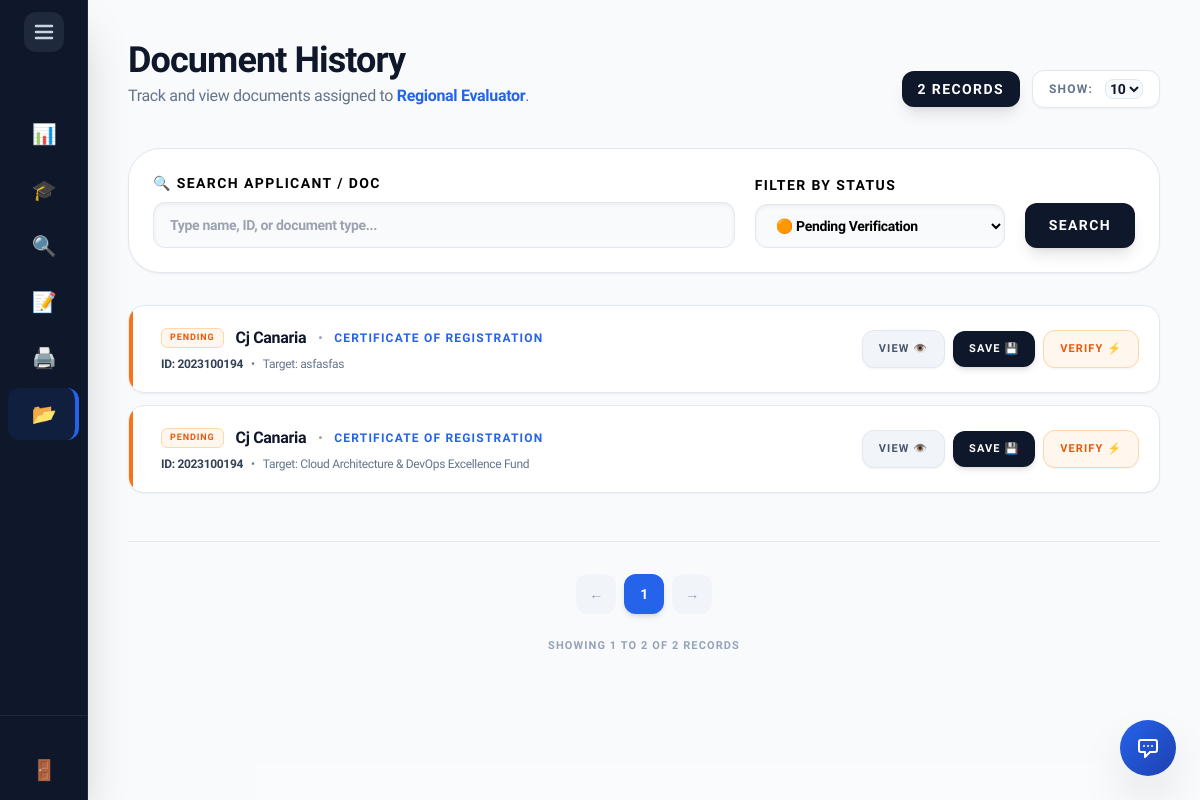
/external_admin/archive.php (signed in), run on the app's committed database.
### tables this page shows
CREATE TABLE `submitted_document` (
  `SubmittedDocID` int(11) NOT NULL AUTO_INCREMENT,
  `ApplicationID` int(11) NOT NULL,
  `RequirementID` int(11) NOT NULL,
  `FilePath` varchar(255) NOT NULL,
  `UploadDate` timestamp NOT NULL DEFAULT current_timestamp(),
  `VerificationStatus` varchar(50) DEFAULT 'Pending',
  PRIMARY KEY (`SubmittedDocID`),
  KEY `ApplicationID` (`ApplicationID`),
  KEY `RequirementID` (`RequirementID`),
  CONSTRAINT `submitted_document_ibfk_1` FOREIGN KEY (`ApplicationID`) REFERENCES `application` (`ApplicationID`) ON DELETE CASCADE,
  CONSTRAINT `submitted_document_ibfk_2` FOREIGN KEY (`RequirementID`) REFERENCES `document_requirement` (`RequirementID`) ON DELETE CASCADE
);

CREATE TABLE `users` (
  `UserID` int(11) NOT NULL AUTO_INCREMENT,
  `Username` varchar(50) NOT NULL,
  `Email` varchar(100) NOT NULL,
  `PasswordHash` varchar(255) NOT NULL,
  `FirstName` varchar(100) NOT NULL,
  `LastName` varchar(100) NOT NULL,
  `Role` enum('Student','Internal_Admin','External_Admin','Super_Admin') DEFAULT 'Student',
  `AccountStatus` varchar(20) DEFAULT 'Active',
  `StudentID_Num` varchar(50) DEFAULT NULL,
  `YearLevel` varchar(50) DEFAULT NULL,
  `GPA` decimal(4,2) DEFAULT NULL,
  `Major` varchar(100) DEFAULT NULL,
  `ProgramID` int(11) DEFAULT NULL,
  `Department` varchar(100) DEFAULT NULL,
  `Organization` varchar(100) DEFAULT NULL,
  `ContactNumber` varchar(20) DEFAULT NULL,
  `DateOfBirth` date DEFAULT NULL,
  `ProfilePicture` varchar(255) DEFAULT NULL,
  `ResetToken` varchar(255) DEFAULT NULL,
  `ResetTokenExpire` datetime DEFAULT NULL,
  `Gender` varchar(20) NOT NULL DEFAULT 'Not Specified',
  PRIMARY KEY (`UserID`),
  UNIQUE KEY `Username` (`Username`),
  UNIQUE KEY `Email` (`Email`)
);

CREATE TABLE `document_requirement` (
  `RequirementID` int(11) NOT NULL AUTO_INCREMENT,
  `ScholarshipID` int(11) NOT NULL,
  `DocumentName` varchar(100) NOT NULL,
  PRIMARY KEY (`RequirementID`),
  KEY `ScholarshipID` (`ScholarshipID`),
  CONSTRAINT `document_requirement_ibfk_1` FOREIGN KEY (`ScholarshipID`) REFERENCES `scholarship` (`ScholarshipID`) ON DELETE CASCADE
);

CREATE TABLE `scholarship` (
  `ScholarshipID` int(11) NOT NULL AUTO_INCREMENT,
  `ProgramID` int(11) NOT NULL,
  `YearLevel` varchar(50) DEFAULT NULL,
  `Name` varchar(150) NOT NULL,
  `Description` text DEFAULT NULL,
  `Deadline` date NOT NULL,
  `AwardAmount` decimal(10,2) DEFAULT NULL,
  `NumberOfSlots` int(11) DEFAULT NULL,
  `Status` varchar(20) DEFAULT 'Active',
  `MinimumGWA` decimal(4,2) DEFAULT 2.00,
  `CreatedBy` int(11) DEFAULT NULL,
  `GenderRequirement` varchar(20) NOT NULL DEFAULT 'Any',
  `ScholarshipType` enum('Private','Government') DEFAULT 'Private',
  `FormConfig` varchar(255) DEFAULT 'Academic,Family,Financial,Essay',
  `ReleaseFrequency` varchar(50) DEFAULT 'Per Semester',
  `AllowsDual` enum('Yes','No') NOT NULL DEFAULT 'No',
  PRIMARY KEY (`ScholarshipID`),
  KEY `ProgramID` (`ProgramID`),
  KEY `fk_scholarship_creator` (`CreatedBy`),
  CONSTRAINT `fk_scholarship_creator` FOREIGN KEY (`CreatedBy`) REFERENCES `users` (`UserID`) ON DELETE SET NULL,
  CONSTRAINT `scholarship_ibfk_1` FOREIGN KEY (`ProgramID`) REFERENCES `program` (`ProgramID`) ON DELETE CASCADE
);

### external_admin/archive.php (the view, shortened to what this page needs)
<?php
include '../includes/db_connect.php';
include '../includes/header.php';
include '../includes/external_sidebar.php';
$filter_status = $_GET['status'] ?? 'Pending';
$search_query = $_GET['search'] ?? '';
try {
    $evaluator_name = $_SESSION['first_name'] . ' ' . $_SESSION['last_name'];
    $where_clause = "WHERE 1=1";
    $params = [];
    if ($filter_status !== 'All') {
        $where_clause .= " AND sd.VerificationStatus = :status";
        $params['status'] = $filter_status;
    }
    $query = $pdo->prepare("
        SELECT sd.SubmittedDocID AS document_id,
               dr.DocumentName AS document_type,
               sd.VerificationStatus AS verification_status,
               sd.FilePath AS file_path,
               u.FirstName AS first_name,
               u.LastName AS last_name,
               u.StudentID_Num AS student_number,
               a.ApplicationID AS application_id,
               sch.Name AS scholarship_name
        FROM submitted_document sd
        JOIN document_requirement dr ON sd.RequirementID = dr.RequirementID
        JOIN application a ON sd.ApplicationID = a.ApplicationID
        JOIN users u ON a.UserID = u.UserID
        LEFT JOIN scholarship sch ON a.ScholarshipID = sch.ScholarshipID
        $where_clause
        ORDER BY sd.SubmittedDocID DESC
    ");
    $query->execute($params);
    $assignments = $query->fetchAll();
} catch (PDOException $e) {
    $assignments = [];
    $_SESSION['error'] = "Failed to load assignments: " . $e->getMessage();
}
?>
<main class="flex-1 p-5 lg:p-10 lg:ml-72 bg-slate-50/50 min-h-screen relative transition-all duration-300">
    <header class="mb-8 lg:mb-10 flex flex-col sm:flex-row sm:justify-between sm:items-end gap-4">
        <div>
            <h2 class="text-3xl lg:text-4xl font-black text-slate-900 tracking-tight">Document History</h2>
            <p class="text-slate-500 text-sm lg:text-base font-medium mt-1">
                Track and view documents assigned to <span class="text-blue-600 font-bold"><?= htmlspecialchars($evaluator_name) ?></span>.
            </p>
        </div>
        <div class="flex items-center gap-3">
            <span class="bg-slate-900 text-white px-4 py-2 rounded-xl text-sm font-black uppercase tracking-widest shadow-lg shrink-0">
                <?= count($assignments) ?> Records
            </span>
            <div class="flex items-center gap-3 bg-white px-4 py-2 rounded-xl border border-slate-200 shadow-sm shrink-0">
                <span class="text-xs font-bold text-slate-500 uppercase tracking-widest hidden sm:inline">Show:</span>
                <select id="itemsPerPage" onchange="changeItemsPerPage()" class="bg-slate-50 border border-slate-200 text-slate-900 text-sm font-bold rounded-lg focus:ring-blue-500 focus:border-blue-500 outline-none cursor-pointer">
                    <option value="10" selected>10</option>
                </select>
            </div>
        </div>
    </header>
    <div class="bg-white p-6 rounded-[2rem] border border-slate-200 shadow-sm mb-8">
        <form method="GET" class="flex flex-wrap items-end gap-5">
            <div class="flex-1 min-w-[200px]">
                <label class="block text-[14px] font-black text-black uppercase tracking-widest mb-2">🔍 Search Applicant / Doc</label>
                <input type="search" name="search" value="<?= htmlspecialchars($search_query) ?>" placeholder="Type name, ID, or document type..." autocomplete="off" class="w-full bg-slate-50 border border-slate-200 px-4 py-3 rounded-xl font-bold text-sm text-black outline-none focus:ring-2 focus:ring-blue-500/20 transition-all shadow-inner">
            </div>
            <div class="w-full sm:w-[250px]">
                <label class="block text-[14px] font-black text-black uppercase tracking-widest mb-2">Filter by Status</label>
                <select name="status" class="w-full bg-slate-50 border border-slate-200 px-4 py-3 rounded-xl font-bold text-sm text-black outline-none focus:ring-2 focus:ring-blue-500/20 cursor-pointer shadow-inner transition-all">
                    <option value="Pending" <?= $filter_status === 'Pending' ? 'selected' : '' ?>>🟠 Pending Verification</option>
                </select>
            </div>
            <div class="flex gap-2 w-full sm:w-auto mt-2 sm:mt-0">
                <button type="submit" class="flex-1 sm:flex-none bg-slate-900 text-white px-6 py-3 rounded-xl font-black text-[14px] uppercase tracking-widest hover:bg-blue-600 transition-all shadow-lg active:scale-95">Search</button>
            </div>
        </form>
    </div>
    <div id="archiveGrid" class="flex flex-col gap-3">
        <?php if (empty($assignments)): ?>
            <div class="col-span-full p-10 lg:p-20 bg-white rounded-[2rem] border border-slate-200 text-center shadow-sm">
                <div class="text-4xl mb-4 grayscale opacity-50">📂</div>
                <h3 class="text-lg font-black text-slate-900">No Documents Found</h3>
                <p class="text-slate-400 font-medium text-sm mt-1">There are no documents matching your selected filter.</p>
            </div>
        <?php else: ?>
            <?php foreach($assignments as $task):
                $status_class = match($task['verification_status']) {
                    'Verified' => 'bg-green-50 text-green-600 border-green-200',
                    'Rejected' => 'bg-red-50 text-red-600 border-red-200',
                    default => 'bg-orange-50 text-orange-600 border-orange-200'
                };
                $status_color = match($task['verification_status']) {
                    'Verified' => 'bg-green-500',
                    'Rejected' => 'bg-red-500',
                    default => 'bg-orange-500'
                };
                $cleanUrl = str_replace('../', '', $task['file_path']);
                $actualDownloadPath = "../" . $cleanUrl;
            ?>
            <div class="archive-card bg-white rounded-2xl border border-slate-200 shadow-sm hover:shadow-md hover:border-blue-300 transition-all flex flex-col lg:flex-row items-start lg:items-center justify-between p-5 relative overflow-hidden group">
                <div class="absolute top-0 left-0 w-1 h-full <?= $status_color ?>"></div>
                <div class="flex-1 min-w-0 pr-4 lg:pr-8 pl-3 w-full lg:w-auto">
                    <div class="flex items-center gap-3 mb-1.5 flex-wrap">
                        <span class="<?= $status_class ?> px-2 py-0.5 rounded-md text-[9px] font-black uppercase tracking-widest border shrink-0">
                            <?= $task['verification_status'] ?>
                        </span>
                        <h4 class="text-base font-black text-slate-900 truncate"><?= htmlspecialchars($task['first_name'] . ' ' . $task['last_name']) ?></h4>
                        <span class="text-xs text-slate-400 font-bold hidden md:inline">•</span>
                        <span class="text-xs font-black text-blue-600 uppercase tracking-widest truncate"><?= htmlspecialchars($task['document_type']) ?></span>
                    </div>
                    <div class="flex items-center gap-2 text-xs font-medium text-slate-500 truncate">
                        <span class="text-slate-700 font-bold">ID: <?= htmlspecialchars($task['student_number']) ?></span>
                        <span class="hidden md:inline">•</span>
                        <span class="truncate hidden md:inline">Target: <?= htmlspecialchars($task['scholarship_name'] ?? 'General') ?></span>
                    </div>
                </div>
                <div class="mt-4 lg:mt-0 flex items-center justify-end w-full lg:w-auto shrink-0 gap-2 pl-0 lg:pl-6">
                    <button type="button" onclick="openDocModal('<?= htmlspecialchars($task['file_path']) ?>', '<?= htmlspecialchars(addslashes($task['document_type'])) ?>')" class="bg-slate-100 text-slate-600 hover:bg-blue-600 hover:text-white px-4 py-2.5 rounded-xl text-[11px] font-black uppercase tracking-widest transition-all border border-slate-200 shadow-sm whitespace-nowrap active:scale-95">
                        View 👁️
                    </button>
                    <a href="<?= $actualDownloadPath ?>" download="<?= htmlspecialchars($task['document_type']) ?> - <?= htmlspecialchars($task['last_name']) ?>" class="bg-slate-900 text-white hover:bg-green-600 px-4 py-2.5 rounded-xl text-[11px] font-black uppercase tracking-widest transition-all shadow-md active:scale-95 whitespace-nowrap">
                        Save 💾
                    </a>
                    <?php if($task['verification_status'] === 'Pending'): ?>
                        <a href="verify.php?doc_id=<?= $task['document_id'] ?>" class="px-4 py-2.5 bg-orange-50 text-orange-600 rounded-xl text-[11px] font-black uppercase tracking-widest hover:bg-orange-600 hover:text-white transition-all border border-orange-200 shadow-sm whitespace-nowrap active:scale-95">
                            Verify ⚡
                        </a>
                    <?php endif; ?>
                </div>
            </div>
            <?php endforeach; ?>
        <?php endif; ?>
    </div>
    <div class="flex flex-col items-center justify-center mt-12 gap-4 border-t border-slate-200 pt-8 pb-10">
        <div id="paginationControls" class="flex flex-wrap justify-center gap-2"></div>
        <div id="pageInfo" class="text-[11px] font-black text-slate-400 uppercase tracking-widest text-center mt-2">
        </div>
    </div>
</main>
<?php include '../includes/footer.php'; ?>

### includes/header.php (style rules this page uses)
:root { --sidebar-width: 5.5rem; --transition-speed: 0.4s; --transition-curve: cubic-bezier(0.4, 0, 0.2, 1); }
body { font-family: 'Plus Jakarta Sans', sans-serif; letter-spacing: -0.02em; overflow-x: hidden; }
main { margin-left: var(--sidebar-width) !important; transition: margin-left var(--transition-speed) var(--transition-curve); width: calc(100vw - var(--sidebar-width)); }

### data on the page
submitted_document: VerificationStatus "PENDING", users.FirstName+LastName "Cj Canaria", RequirementID.DocumentName "CERTIFICATE OF REGISTRATION", users.StudentID_Num "2023100194", scholarship.Name "asfasfas"
submitted_document: VerificationStatus "PENDING", users.FirstName+LastName "Cj Canaria", RequirementID.DocumentName "CERTIFICATE OF REGISTRATION", users.StudentID_Num "2023100194", scholarship.Name "Cloud Architecture & DevOps Excellence Fund"

### other printed values
$item[1] "📊"
$item[1] "🎓"
$item[1] "🔍"
$item[1] "📝"
$item[1] "🖨️"
$item[1] "📂"
$evaluator_name "Regional Evaluator"
count($assignments) "2"
